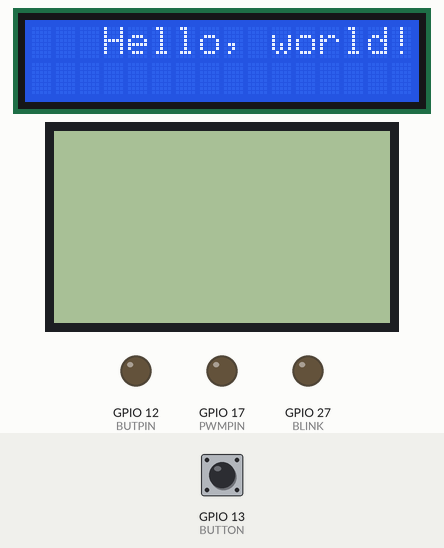
Recording of a sketch running on a simulated ESP32. Parts: 16×2 character LCD, 84×48 one-colour display, output pins drawn as LEDs (lit = HIGH). Dashed ring = blinking. The test bench sets the inputs (shaded band); at power-on: GPIO 13 (BUTTON) HIGH. What the sketch prints to the serial monitor is not drawn.

Above: at 1.7 s.
At 4.3 s:
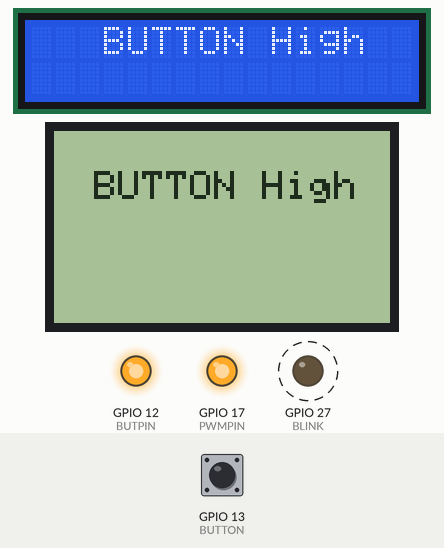
4.4 s: GPIO 13 (BUTTON) pulled LOW for 1.25 s
At 6.0 s:
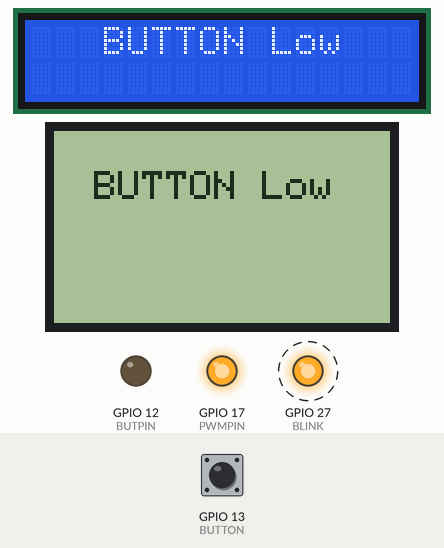
7.8 s: GPIO 13 (BUTTON) pulled LOW for 3.2 s
At 8.28 s:
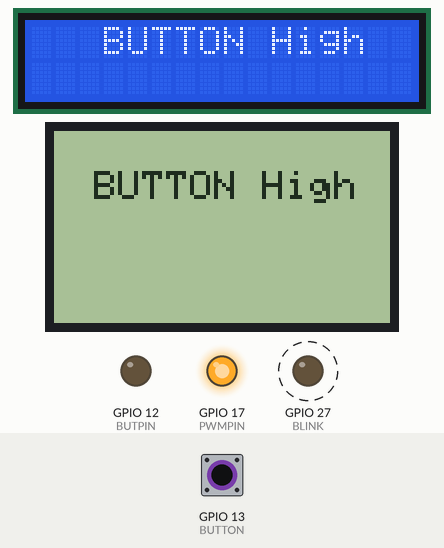
Timing chart, 0 to 18.5 s (numbered marks = the images above; inputs shaded):
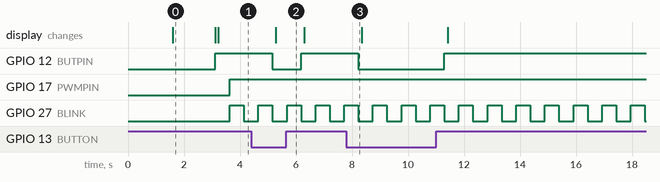

Measured:
- after the input at 4.4 s, GPIO 12 (BUTPIN): HIGH → LOW after 0.76 s, → HIGH 1.0 s later; the display: changes after 0.88 s (image 2)
- after the input at 7.8 s, GPIO 12 (BUTPIN): HIGH → LOW after 0.43 s, → HIGH 3.1 s later
- by itself, GPIO 27 (BLINK): alternates HIGH for 0.50 s and LOW for 0.52 s
- what the display in image 0 shows lasts 1.5 s, from 1.6 s to 3.1 s

The sketch:

devkitc_test.ino
```cpp
#include <LiquidCrystal_AIP31068_I2C.h>
#include <Adafruit_PCD8544.h>

#define BUTTON 13
#define BUTPIN 12
#define BLINK  27
#define PWMPIN 17

int duty = 0;
bool rise = true;

LiquidCrystal_AIP31068_I2C lcd( 0x3E, 16, 2 );

Adafruit_PCD8544 display = Adafruit_PCD8544( /*18, 23,*/ 16, 5, 19);

void setup()
{
  Serial.begin(115200);

  pinMode( BUTTON, INPUT );
  pinMode( BLINK, OUTPUT );
  pinMode( BUTPIN, OUTPUT );
  pinMode( PWMPIN, OUTPUT );

  Serial.println(" ");
  Serial.print("MOSI: ");
  Serial.println(MOSI);
  Serial.print("MISO: ");
  Serial.println(MISO);
  Serial.print("SCK: ");
  Serial.println(SCK);
  Serial.print("SS: ");
  Serial.println(SS);

  lcd.init();
  lcd.setCursor(3,0);
  lcd.print("Hello, world!");
  delay( 1500 );

  display.begin();
  delay( 1500 );

  lcd.clear();
}

void loop()
{
  display.clearDisplay();
  if( digitalRead( BUTTON ) == LOW)
  {
    Serial.println("BUTTON Low");
    digitalWrite( BUTPIN, LOW);
    delay( 50 );
    lcd.setCursor(3,0);
    lcd.print("BUTTON Low ");
    display.setCursor(10,10);
    display.println("BUTTON Low ");
  }
  else
  {
    Serial.println("BUTTON High");
    digitalWrite( BUTPIN, HIGH);
    delay( 50 );
    lcd.setCursor(3,0);
    lcd.print("BUTTON High");
    display.setCursor(10,10);
    display.println("BUTTON High");
  }
  delay( 50 );
  display.display();
  delay( 400 );
  if( rise ) {
    duty += 100000;
    if( duty > 1048500 ){
      duty = 1048500;
      rise = false;
    }
  }else{
    duty -= 100000;
    if( duty < 100000 ) rise = true;
  }
  analogWrite( PWMPIN, duty );
  digitalWrite( BLINK, HIGH);
  delay( 500 );
  digitalWrite( BLINK, LOW);
}
```
